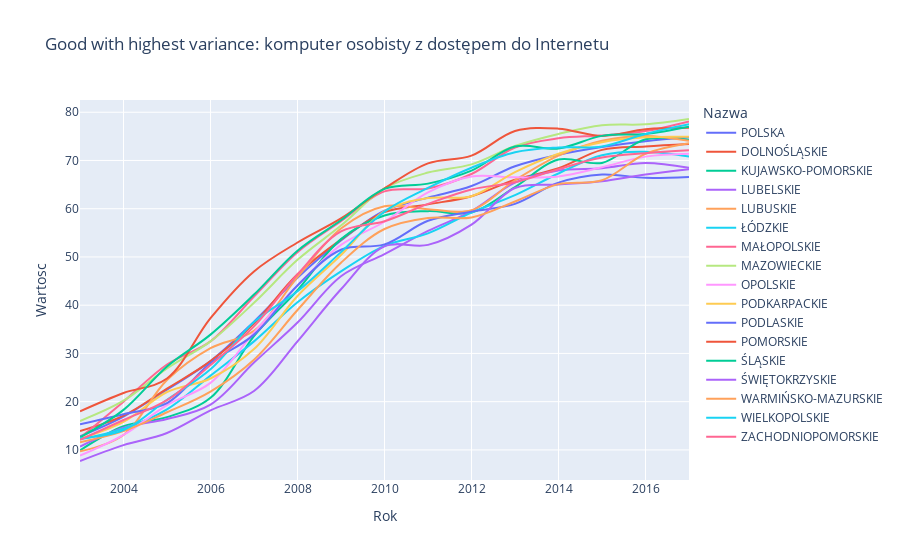

The notebook cell this image was saved under:
### Code cell
good_with_highest_variance = max(wartosc_std.values(), key=lambda k: k.Wartosc.std())
good_with_highest_variance_name = good_with_highest_variance.Zmienna.iloc[0]
fig = px.line(good_with_highest_variance,
              x="Rok", y="Wartosc", color="Nazwa", hover_name="Nazwa",title=f"Good with highest variance: {good_with_highest_variance_name}",
              line_shape="spline", render_mode="svg")

fig.show()

### Figure 1 — Plotly figure (JSON) as saved in the notebook; plotly's stock layout.template omitted (floating-point values rounded to 4 significant figures)
{"data": [{"hovertemplate": "<b>%{hovertext}</b><br><br>Nazwa=POLSKA<br>Rok=%{x}<br>Wartosc=%{y}<extra></extra>", "hovertext": ["POLSKA", "POLSKA", "POLSKA", "POLSKA", "POLSKA", "POLSKA", "POLSKA", "POLSKA", "POLSKA", "POLSKA", "POLSKA", "POLSKA", "POLSKA", "POLSKA", "POLSKA"], "legendgroup": "POLSKA", "line": {"color": "#636efa", "dash": "solid", "shape": "spline"}, "marker": {"symbol": "circle"}, "mode": "lines", "name": "POLSKA", "orientation": "v", "showlegend": true, "x": [2003, 2004, 2005, 2006, 2007, 2008, 2009, 2010, 2011, 2012, 2013, 2014, 2015, 2016, 2017], "xaxis": "x", "y": [12.8, 16.9, 22.5, 28.4, 36.6, 45.7, 53.4, 59.6, 62.3, 64.7, 68.8, 71.2, 72.8, 74.0, 74.8], "yaxis": "y", "type": "scatter"}, {"hovertemplate": "<b>%{hovertext}</b><br><br>Nazwa=DOLNOŚLĄSKIE<br>Rok=%{x}<br>Wartosc=%{y}<extra></extra>", "hovertext": ["DOLNOŚLĄSKIE", "DOLNOŚLĄSKIE", "DOLNOŚLĄSKIE", "DOLNOŚLĄSKIE", "DOLNOŚLĄSKIE", "DOLNOŚLĄSKIE", "DOLNOŚLĄSKIE", "DOLNOŚLĄSKIE", "DOLNOŚLĄSKIE", "DOLNOŚLĄSKIE", "DOLNOŚLĄSKIE", "DOLNOŚLĄSKIE", "DOLNOŚLĄSKIE", "DOLNOŚLĄSKIE", "DOLNOŚLĄSKIE"], "legendgroup": "DOLNOŚLĄSKIE", "line": {"color": "#EF553B", "dash": "solid", "shape": "spline"}, "marker": {"symbol": "circle"}, "mode": "lines", "name": "DOLNOŚLĄSKIE", "orientation": "v", "showlegend": true, "x": [2003, 2004, 2005, 2006, 2007, 2008, 2009, 2010, 2011, 2012, 2013, 2014, 2015, 2016, 2017], "xaxis": "x", "y": [13.9, 17.1, 22.7, 28.4, 36.2, 46.4, 53.6, 59.3, 60.9, 62.6, 66.0, 68.4, 72.2, 72.9, 73.4], "yaxis": "y", "type": "scatter"}, {"hovertemplate": "<b>%{hovertext}</b><br><br>Nazwa=KUJAWSKO-POMORSKIE<br>Rok=%{x}<br>Wartosc=%{y}<extra></extra>", "hovertext": ["KUJAWSKO-POMORSKIE", "KUJAWSKO-POMORSKIE", "KUJAWSKO-POMORSKIE", "KUJAWSKO-POMORSKIE", "KUJAWSKO-POMORSKIE", "KUJAWSKO-POMORSKIE", "KUJAWSKO-POMORSKIE", "KUJAWSKO-POMORSKIE", "KUJAWSKO-POMORSKIE", "KUJAWSKO-POMORSKIE", "KUJAWSKO-POMORSKIE", "KUJAWSKO-POMORSKIE", "KUJAWSKO-POMORSKIE", "KUJAWSKO-POMORSKIE", "KUJAWSKO-POMORSKIE"], "legendgroup": "KUJAWSKO-POMORSKIE", "line": {"color": "#00cc96", "dash": "solid", "shape": "spline"}, "marker": {"symbol": "circle"}, "mode": "lines", "name": "KUJAWSKO-POMORSKIE", "orientation": "v", "showlegend": true, "x": [2003, 2004, 2005, 2006, 2007, 2008, 2009, 2010, 2011, 2012, 2013, 2014, 2015, 2016, 2017], "xaxis": "x", "y": [9.9, 14.9, 16.8, 20.8, 33.6, 43.1, 53.7, 58.6, 59.5, 59.2, 64.5, 70.2, 69.5, 74.4, 74.3], "yaxis": "y", "type": "scatter"}, {"hovertemplate": "<b>%{hovertext}</b><br><br>Nazwa=LUBELSKIE<br>Rok=%{x}<br>Wartosc=%{y}<extra></extra>", "hovertext": ["LUBELSKIE", "LUBELSKIE", "LUBELSKIE", "LUBELSKIE", "LUBELSKIE", "LUBELSKIE", "LUBELSKIE", "LUBELSKIE", "LUBELSKIE", "LUBELSKIE", "LUBELSKIE", "LUBELSKIE", "LUBELSKIE", "LUBELSKIE", "LUBELSKIE"], "legendgroup": "LUBELSKIE", "line": {"color": "#ab63fa", "dash": "solid", "shape": "spline"}, "marker": {"symbol": "circle"}, "mode": "lines", "name": "LUBELSKIE", "orientation": "v", "showlegend": true, "x": [2003, 2004, 2005, 2006, 2007, 2008, 2009, 2010, 2011, 2012, 2013, 2014, 2015, 2016, 2017], "xaxis": "x", "y": [10.7, 14.6, 16.4, 19.4, 28.1, 36.4, 46.0, 50.6, 55.4, 59.5, 65.4, 67.9, 68.4, 69.5, 68.5], "yaxis": "y", "type": "scatter"}, {"hovertemplate": "<b>%{hovertext}</b><br><br>Nazwa=LUBUSKIE<br>Rok=%{x}<br>Wartosc=%{y}<extra></extra>", "hovertext": ["LUBUSKIE", "LUBUSKIE", "LUBUSKIE", "LUBUSKIE", "LUBUSKIE", "LUBUSKIE", "LUBUSKIE", "LUBUSKIE", "LUBUSKIE", "LUBUSKIE", "LUBUSKIE", "LUBUSKIE", "LUBUSKIE", "LUBUSKIE", "LUBUSKIE"], "legendgroup": "LUBUSKIE", "line": {"color": "#FFA15A", "dash": "solid", "shape": "spline"}, "marker": {"symbol": "circle"}, "mode": "lines", "name": "LUBUSKIE", "orientation": "v", "showlegend": true, "x": [2003, 2004, 2005, 2006, 2007, 2008, 2009, 2010, 2011, 2012, 2013, 2014, 2015, 2016, 2017], "xaxis": "x", "y": [9.7, 13.1, 24.5, 31.1, 34.7, 45.8, 55.9, 60.5, 59.9, 59.7, 65.9, 71.0, 74.1, 75.1, 74.1], "yaxis": "y", "type": "scatter"}, {"hovertemplate": "<b>%{hovertext}</b><br><br>Nazwa=ŁÓDZKIE<br>Rok=%{x}<br>Wartosc=%{y}<extra></extra>", "hovertext": ["ŁÓDZKIE", "ŁÓDZKIE", "ŁÓDZKIE", "ŁÓDZKIE", "ŁÓDZKIE", "ŁÓDZKIE", "ŁÓDZKIE", "ŁÓDZKIE", "ŁÓDZKIE", "ŁÓDZKIE", "ŁÓDZKIE", "ŁÓDZKIE", "ŁÓDZKIE", "ŁÓDZKIE", "ŁÓDZKIE"], "legendgroup": "ŁÓDZKIE", "line": {"color": "#19d3f3", "dash": "solid", "shape": "spline"}, "marker": {"symbol": "circle"}, "mode": "lines", "name": "ŁÓDZKIE", "orientation": "v", "showlegend": true, "x": [2003, 2004, 2005, 2006, 2007, 2008, 2009, 2010, 2011, 2012, 2013, 2014, 2015, 2016, 2017], "xaxis": "x", "y": [12.2, 14.4, 18.4, 25.4, 32.5, 40.6, 47.0, 52.3, 54.9, 59.2, 62.8, 67.3, 71.1, 71.8, 70.8], "yaxis": "y", "type": "scatter"}, {"hovertemplate": "<b>%{hovertext}</b><br><br>Nazwa=MAŁOPOLSKIE<br>Rok=%{x}<br>Wartosc=%{y}<extra></extra>", "hovertext": ["MAŁOPOLSKIE", "MAŁOPOLSKIE", "MAŁOPOLSKIE", "MAŁOPOLSKIE", "MAŁOPOLSKIE", "MAŁOPOLSKIE", "MAŁOPOLSKIE", "MAŁOPOLSKIE", "MAŁOPOLSKIE", "MAŁOPOLSKIE", "MAŁOPOLSKIE", "MAŁOPOLSKIE", "MAŁOPOLSKIE", "MAŁOPOLSKIE", "MAŁOPOLSKIE"], "legendgroup": "MAŁOPOLSKIE", "line": {"color": "#FF6692", "dash": "solid", "shape": "spline"}, "marker": {"symbol": "circle"}, "mode": "lines", "name": "MAŁOPOLSKIE", "orientation": "v", "showlegend": true, "x": [2003, 2004, 2005, 2006, 2007, 2008, 2009, 2010, 2011, 2012, 2013, 2014, 2015, 2016, 2017], "xaxis": "x", "y": [12.5, 20.0, 27.7, 32.5, 41.8, 51.0, 57.4, 63.6, 64.2, 67.2, 72.7, 74.6, 75.2, 76.1, 78.1], "yaxis": "y", "type": "scatter"}, {"hovertemplate": "<b>%{hovertext}</b><br><br>Nazwa=MAZOWIECKIE<br>Rok=%{x}<br>Wartosc=%{y}<extra></extra>", "hovertext": ["MAZOWIECKIE", "MAZOWIECKIE", "MAZOWIECKIE", "MAZOWIECKIE", "MAZOWIECKIE", "MAZOWIECKIE", "MAZOWIECKIE", "MAZOWIECKIE", "MAZOWIECKIE", "MAZOWIECKIE", "MAZOWIECKIE", "MAZOWIECKIE", "MAZOWIECKIE", "MAZOWIECKIE", "MAZOWIECKIE"], "legendgroup": "MAZOWIECKIE", "line": {"color": "#B6E880", "dash": "solid", "shape": "spline"}, "marker": {"symbol": "circle"}, "mode": "lines", "name": "MAZOWIECKIE", "orientation": "v", "showlegend": true, "x": [2003, 2004, 2005, 2006, 2007, 2008, 2009, 2010, 2011, 2012, 2013, 2014, 2015, 2016, 2017], "xaxis": "x", "y": [16.0, 20.2, 26.9, 32.5, 40.5, 49.4, 56.5, 64.2, 67.5, 69.2, 73.0, 75.5, 77.3, 77.5, 78.6], "yaxis": "y", "type": "scatter"}, {"hovertemplate": "<b>%{hovertext}</b><br><br>Nazwa=OPOLSKIE<br>Rok=%{x}<br>Wartosc=%{y}<extra></extra>", "hovertext": ["OPOLSKIE", "OPOLSKIE", "OPOLSKIE", "OPOLSKIE", "OPOLSKIE", "OPOLSKIE", "OPOLSKIE", "OPOLSKIE", "OPOLSKIE", "OPOLSKIE", "OPOLSKIE", "OPOLSKIE", "OPOLSKIE", "OPOLSKIE", "OPOLSKIE"], "legendgroup": "OPOLSKIE", "line": {"color": "#FF97FF", "dash": "solid", "shape": "spline"}, "marker": {"symbol": "circle"}, "mode": "lines", "name": "OPOLSKIE", "orientation": "v", "showlegend": true, "x": [2003, 2004, 2005, 2006, 2007, 2008, 2009, 2010, 2011, 2012, 2013, 2014, 2015, 2016, 2017], "xaxis": "x", "y": [8.8, 13.1, 19.3, 23.9, 34.3, 44.1, 52.5, 57.3, 63.4, 66.7, 66.5, 66.7, 68.6, 70.8, 71.4], "yaxis": "y", "type": "scatter"}, {"hovertemplate": "<b>%{hovertext}</b><br><br>Nazwa=PODKARPACKIE<br>Rok=%{x}<br>Wartosc=%{y}<extra></extra>", "hovertext": ["PODKARPACKIE", "PODKARPACKIE", "PODKARPACKIE", "PODKARPACKIE", "PODKARPACKIE", "PODKARPACKIE", "PODKARPACKIE", "PODKARPACKIE", "PODKARPACKIE", "PODKARPACKIE", "PODKARPACKIE", "PODKARPACKIE", "PODKARPACKIE", "PODKARPACKIE", "PODKARPACKIE"], "legendgroup": "PODKARPACKIE", "line": {"color": "#FECB52", "dash": "solid", "shape": "spline"}, "marker": {"symbol": "circle"}, "mode": "lines", "name": "PODKARPACKIE", "orientation": "v", "showlegend": true, "x": [2003, 2004, 2005, 2006, 2007, 2008, 2009, 2010, 2011, 2012, 2013, 2014, 2015, 2016, 2017], "xaxis": "x", "y": [12.3, 15.8, 22.0, 24.8, 30.9, 41.9, 50.4, 59.5, 62.2, 62.6, 67.6, 71.4, 73.8, 74.8, 74.9], "yaxis": "y", "type": "scatter"}, {"hovertemplate": "<b>%{hovertext}</b><br><br>Nazwa=PODLASKIE<br>Rok=%{x}<br>Wartosc=%{y}<extra></extra>", "hovertext": ["PODLASKIE", "PODLASKIE", "PODLASKIE", "PODLASKIE", "PODLASKIE", "PODLASKIE", "PODLASKIE", "PODLASKIE", "PODLASKIE", "PODLASKIE", "PODLASKIE", "PODLASKIE", "PODLASKIE", "PODLASKIE", "PODLASKIE"], "legendgroup": "PODLASKIE", "line": {"color": "#636efa", "dash": "solid", "shape": "spline"}, "marker": {"symbol": "circle"}, "mode": "lines", "name": "PODLASKIE", "orientation": "v", "showlegend": true, "x": [2003, 2004, 2005, 2006, 2007, 2008, 2009, 2010, 2011, 2012, 2013, 2014, 2015, 2016, 2017], "xaxis": "x", "y": [15.3, 17.4, 19.7, 28.0, 33.9, 44.1, 51.5, 52.6, 57.5, 59.4, 61.0, 65.4, 67.1, 66.4, 66.6], "yaxis": "y", "type": "scatter"}, {"hovertemplate": "<b>%{hovertext}</b><br><br>Nazwa=POMORSKIE<br>Rok=%{x}<br>Wartosc=%{y}<extra></extra>", "hovertext": ["POMORSKIE", "POMORSKIE", "POMORSKIE", "POMORSKIE", "POMORSKIE", "POMORSKIE", "POMORSKIE", "POMORSKIE", "POMORSKIE", "POMORSKIE", "POMORSKIE", "POMORSKIE", "POMORSKIE", "POMORSKIE", "POMORSKIE"], "legendgroup": "POMORSKIE", "line": {"color": "#EF553B", "dash": "solid", "shape": "spline"}, "marker": {"symbol": "circle"}, "mode": "lines", "name": "POMORSKIE", "orientation": "v", "showlegend": true, "x": [2003, 2004, 2005, 2006, 2007, 2008, 2009, 2010, 2011, 2012, 2013, 2014, 2015, 2016, 2017], "xaxis": "x", "y": [18.0, 21.8, 24.8, 37.3, 47.0, 53.0, 58.0, 64.2, 69.4, 71.0, 76.1, 76.6, 75.1, 76.5, 76.8], "yaxis": "y", "type": "scatter"}, {"hovertemplate": "<b>%{hovertext}</b><br><br>Nazwa=ŚLĄSKIE<br>Rok=%{x}<br>Wartosc=%{y}<extra></extra>", "hovertext": ["ŚLĄSKIE", "ŚLĄSKIE", "ŚLĄSKIE", "ŚLĄSKIE", "ŚLĄSKIE", "ŚLĄSKIE", "ŚLĄSKIE", "ŚLĄSKIE", "ŚLĄSKIE", "ŚLĄSKIE", "ŚLĄSKIE", "ŚLĄSKIE", "ŚLĄSKIE", "ŚLĄSKIE", "ŚLĄSKIE"], "legendgroup": "ŚLĄSKIE", "line": {"color": "#00cc96", "dash": "solid", "shape": "spline"}, "marker": {"symbol": "circle"}, "mode": "lines", "name": "ŚLĄSKIE", "orientation": "v", "showlegend": true, "x": [2003, 2004, 2005, 2006, 2007, 2008, 2009, 2010, 2011, 2012, 2013, 2014, 2015, 2016, 2017], "xaxis": "x", "y": [12.6, 18.3, 27.3, 33.9, 42.2, 51.3, 57.6, 64.1, 65.2, 67.9, 72.9, 72.5, 75.1, 75.5, 77.0], "yaxis": "y", "type": "scatter"}, {"hovertemplate": "<b>%{hovertext}</b><br><br>Nazwa=ŚWIĘTOKRZYSKIE<br>Rok=%{x}<br>Wartosc=%{y}<extra></extra>", "hovertext": ["ŚWIĘTOKRZYSKIE", "ŚWIĘTOKRZYSKIE", "ŚWIĘTOKRZYSKIE", "ŚWIĘTOKRZYSKIE", "ŚWIĘTOKRZYSKIE", "ŚWIĘTOKRZYSKIE", "ŚWIĘTOKRZYSKIE", "ŚWIĘTOKRZYSKIE", "ŚWIĘTOKRZYSKIE", "ŚWIĘTOKRZYSKIE", "ŚWIĘTOKRZYSKIE", "ŚWIĘTOKRZYSKIE", "ŚWIĘTOKRZYSKIE", "ŚWIĘTOKRZYSKIE", "ŚWIĘTOKRZYSKIE"], "legendgroup": "ŚWIĘTOKRZYSKIE", "line": {"color": "#ab63fa", "dash": "solid", "shape": "spline"}, "marker": {"symbol": "circle"}, "mode": "lines", "name": "ŚWIĘTOKRZYSKIE", "orientation": "v", "showlegend": true, "x": [2003, 2004, 2005, 2006, 2007, 2008, 2009, 2010, 2011, 2012, 2013, 2014, 2015, 2016, 2017], "xaxis": "x", "y": [7.7, 11.0, 13.5, 18.2, 22.2, 32.5, 43.3, 52.2, 52.5, 56.7, 64.3, 65.0, 65.7, 67.1, 68.2], "yaxis": "y", "type": "scatter"}, {"hovertemplate": "<b>%{hovertext}</b><br><br>Nazwa=WARMIŃSKO-MAZURSKIE<br>Rok=%{x}<br>Wartosc=%{y}<extra></extra>", "hovertext": ["WARMIŃSKO-MAZURSKIE", "WARMIŃSKO-MAZURSKIE", "WARMIŃSKO-MAZURSKIE", "WARMIŃSKO-MAZURSKIE", "WARMIŃSKO-MAZURSKIE", "WARMIŃSKO-MAZURSKIE", "WARMIŃSKO-MAZURSKIE", "WARMIŃSKO-MAZURSKIE", "WARMIŃSKO-MAZURSKIE", "WARMIŃSKO-MAZURSKIE", "WARMIŃSKO-MAZURSKIE", "WARMIŃSKO-MAZURSKIE", "WARMIŃSKO-MAZURSKIE", "WARMIŃSKO-MAZURSKIE", "WARMIŃSKO-MAZURSKIE"], "legendgroup": "WARMIŃSKO-MAZURSKIE", "line": {"color": "#FFA15A", "dash": "solid", "shape": "spline"}, "marker": {"symbol": "circle"}, "mode": "lines", "name": "WARMIŃSKO-MAZURSKIE", "orientation": "v", "showlegend": true, "x": [2003, 2004, 2005, 2006, 2007, 2008, 2009, 2010, 2011, 2012, 2013, 2014, 2015, 2016, 2017], "xaxis": "x", "y": [11.6, 13.9, 17.8, 22.1, 28.7, 39.0, 48.8, 55.8, 58.1, 58.2, 61.5, 65.1, 65.9, 71.4, 73.6], "yaxis": "y", "type": "scatter"}, {"hovertemplate": "<b>%{hovertext}</b><br><br>Nazwa=WIELKOPOLSKIE<br>Rok=%{x}<br>Wartosc=%{y}<extra></extra>", "hovertext": ["WIELKOPOLSKIE", "WIELKOPOLSKIE", "WIELKOPOLSKIE", "WIELKOPOLSKIE", "WIELKOPOLSKIE", "WIELKOPOLSKIE", "WIELKOPOLSKIE", "WIELKOPOLSKIE", "WIELKOPOLSKIE", "WIELKOPOLSKIE", "WIELKOPOLSKIE", "WIELKOPOLSKIE", "WIELKOPOLSKIE", "WIELKOPOLSKIE", "WIELKOPOLSKIE"], "legendgroup": "WIELKOPOLSKIE", "line": {"color": "#19d3f3", "dash": "solid", "shape": "spline"}, "marker": {"symbol": "circle"}, "mode": "lines", "name": "WIELKOPOLSKIE", "orientation": "v", "showlegend": true, "x": [2003, 2004, 2005, 2006, 2007, 2008, 2009, 2010, 2011, 2012, 2013, 2014, 2015, 2016, 2017], "xaxis": "x", "y": [12.4, 14.1, 20.4, 26.7, 36.5, 42.9, 51.0, 59.4, 64.3, 68.5, 71.7, 72.7, 72.9, 75.5, 77.5], "yaxis": "y", "type": "scatter"}, {"hovertemplate": "<b>%{hovertext}</b><br><br>Nazwa=ZACHODNIOPOMORSKIE<br>Rok=%{x}<br>Wartosc=%{y}<extra></extra>", "hovertext": ["ZACHODNIOPOMORSKIE", "ZACHODNIOPOMORSKIE", "ZACHODNIOPOMORSKIE", "ZACHODNIOPOMORSKIE", "ZACHODNIOPOMORSKIE", "ZACHODNIOPOMORSKIE", "ZACHODNIOPOMORSKIE", "ZACHODNIOPOMORSKIE", "ZACHODNIOPOMORSKIE", "ZACHODNIOPOMORSKIE", "ZACHODNIOPOMORSKIE", "ZACHODNIOPOMORSKIE", "ZACHODNIOPOMORSKIE", "ZACHODNIOPOMORSKIE", "ZACHODNIOPOMORSKIE"], "legendgroup": "ZACHODNIOPOMORSKIE", "line": {"color": "#FF6692", "dash": "solid", "shape": "spline"}, "marker": {"symbol": "circle"}, "mode": "lines", "name": "ZACHODNIOPOMORSKIE", "orientation": "v", "showlegend": true, "x": [2003, 2004, 2005, 2006, 2007, 2008, 2009, 2010, 2011, 2012, 2013, 2014, 2015, 2016, 2017], "xaxis": "x", "y": [12.1, 16.2, 20.3, 27.6, 35.6, 46.4, 55.3, 57.4, 61.0, 64.0, 65.5, 68.2, 70.6, 71.5, 72.1], "yaxis": "y", "type": "scatter"}], "layout": {"xaxis": {"anchor": "y", "domain": [0.0, 1.0], "title": {"text": "Rok"}}, "yaxis": {"anchor": "x", "domain": [0.0, 1.0], "title": {"text": "Wartosc"}}, "legend": {"title": {"text": "Nazwa"}, "tracegroupgap": 0}, "title": {"text": "Good with highest variance: komputer osobisty z dostępem do Internetu"}}}
